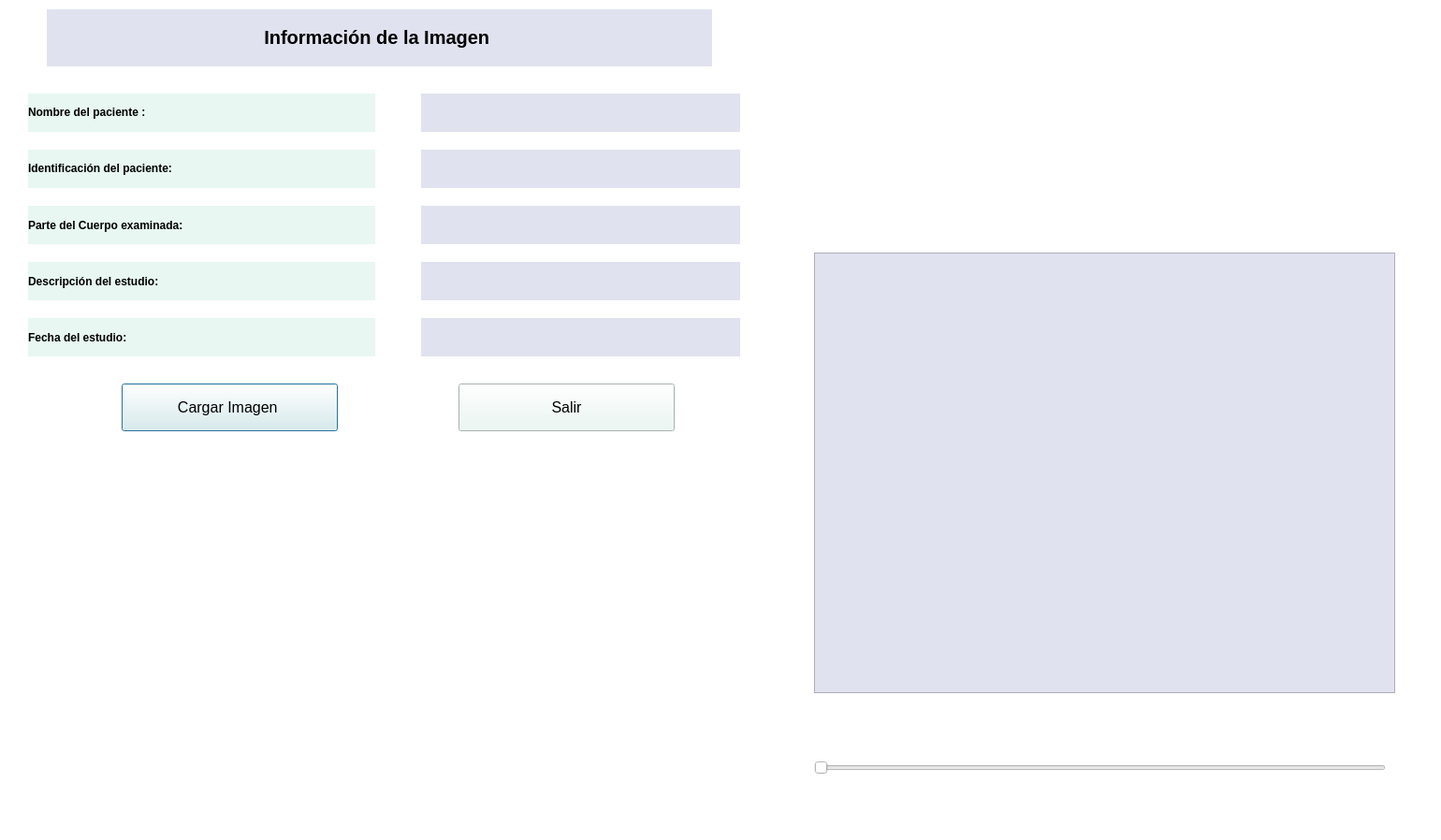
<?xml version="1.0" encoding="UTF-8"?>
<ui version="4.0">
 <class>Dialog</class>
 <widget class="QDialog" name="Dialog">
  <property name="geometry">
   <rect>
    <x>0</x>
    <y>0</y>
    <width>1540</width>
    <height>898</height>
   </rect>
  </property>
  <property name="windowTitle">
   <string>Dialog</string>
  </property>
  <property name="styleSheet">
   <string notr="true">background-color: rgb(255, 255, 255);</string>
  </property>
  <widget class="QLabel" name="label">
   <property name="geometry">
    <rect>
     <x>50</x>
     <y>10</y>
     <width>711</width>
     <height>61</height>
    </rect>
   </property>
   <property name="font">
    <font>
     <pointsize>15</pointsize>
     <bold>true</bold>
    </font>
   </property>
   <property name="styleSheet">
    <string notr="true">background-color: rgb(224, 226, 239);</string>
   </property>
   <property name="text">
    <string>&lt;html&gt;&lt;head/&gt;&lt;body&gt;&lt;p align=&quot;center&quot;&gt;Información de la Imagen &lt;/p&gt;&lt;/body&gt;&lt;/html&gt;</string>
   </property>
  </widget>
  <widget class="QLabel" name="label_3">
   <property name="geometry">
    <rect>
     <x>30</x>
     <y>100</y>
     <width>371</width>
     <height>41</height>
    </rect>
   </property>
   <property name="font">
    <font>
     <pointsize>9</pointsize>
     <bold>true</bold>
    </font>
   </property>
   <property name="styleSheet">
    <string notr="true">background-color: rgb(232, 247, 242);</string>
   </property>
   <property name="text">
    <string>&lt;html&gt;&lt;head/&gt;&lt;body&gt;&lt;p&gt;Nombre del paciente :&lt;/p&gt;&lt;/body&gt;&lt;/html&gt;</string>
   </property>
  </widget>
  <widget class="QLabel" name="label_4">
   <property name="geometry">
    <rect>
     <x>30</x>
     <y>160</y>
     <width>371</width>
     <height>41</height>
    </rect>
   </property>
   <property name="font">
    <font>
     <pointsize>9</pointsize>
     <bold>true</bold>
    </font>
   </property>
   <property name="styleSheet">
    <string notr="true">background-color: rgb(232, 247, 242);</string>
   </property>
   <property name="text">
    <string>&lt;html&gt;&lt;head/&gt;&lt;body&gt;&lt;p&gt;Identificación del paciente:&lt;/p&gt;&lt;/body&gt;&lt;/html&gt;</string>
   </property>
  </widget>
  <widget class="QLabel" name="label_5">
   <property name="geometry">
    <rect>
     <x>30</x>
     <y>220</y>
     <width>371</width>
     <height>41</height>
    </rect>
   </property>
   <property name="font">
    <font>
     <pointsize>9</pointsize>
     <bold>true</bold>
    </font>
   </property>
   <property name="styleSheet">
    <string notr="true">background-color: rgb(232, 247, 242);</string>
   </property>
   <property name="text">
    <string>Parte del Cuerpo examinada:</string>
   </property>
  </widget>
  <widget class="QLabel" name="label_6">
   <property name="geometry">
    <rect>
     <x>30</x>
     <y>280</y>
     <width>371</width>
     <height>41</height>
    </rect>
   </property>
   <property name="font">
    <font>
     <pointsize>9</pointsize>
     <bold>true</bold>
    </font>
   </property>
   <property name="styleSheet">
    <string notr="true">background-color: rgb(232, 247, 242);</string>
   </property>
   <property name="text">
    <string>Descripción del estudio:</string>
   </property>
  </widget>
  <widget class="QLabel" name="label_7">
   <property name="geometry">
    <rect>
     <x>30</x>
     <y>340</y>
     <width>371</width>
     <height>41</height>
    </rect>
   </property>
   <property name="font">
    <font>
     <pointsize>9</pointsize>
     <bold>true</bold>
    </font>
   </property>
   <property name="styleSheet">
    <string notr="true">background-color: rgb(232, 247, 242);</string>
   </property>
   <property name="text">
    <string>Fecha del estudio:</string>
   </property>
  </widget>
  <widget class="QLabel" name="nombre">
   <property name="geometry">
    <rect>
     <x>450</x>
     <y>100</y>
     <width>341</width>
     <height>41</height>
    </rect>
   </property>
   <property name="font">
    <font>
     <pointsize>10</pointsize>
    </font>
   </property>
   <property name="styleSheet">
    <string notr="true">background-color: rgb(224, 226, 239);</string>
   </property>
   <property name="text">
    <string/>
   </property>
  </widget>
  <widget class="QLabel" name="id">
   <property name="geometry">
    <rect>
     <x>450</x>
     <y>160</y>
     <width>341</width>
     <height>41</height>
    </rect>
   </property>
   <property name="font">
    <font>
     <pointsize>10</pointsize>
    </font>
   </property>
   <property name="styleSheet">
    <string notr="true">background-color: rgb(224, 226, 239);</string>
   </property>
   <property name="text">
    <string/>
   </property>
  </widget>
  <widget class="QLabel" name="fecha">
   <property name="geometry">
    <rect>
     <x>450</x>
     <y>340</y>
     <width>341</width>
     <height>41</height>
    </rect>
   </property>
   <property name="font">
    <font>
     <pointsize>10</pointsize>
    </font>
   </property>
   <property name="styleSheet">
    <string notr="true">background-color: rgb(224, 226, 239);</string>
   </property>
   <property name="text">
    <string/>
   </property>
  </widget>
  <widget class="QLabel" name="estudio">
   <property name="geometry">
    <rect>
     <x>450</x>
     <y>280</y>
     <width>341</width>
     <height>41</height>
    </rect>
   </property>
   <property name="font">
    <font>
     <pointsize>10</pointsize>
    </font>
   </property>
   <property name="styleSheet">
    <string notr="true">background-color: rgb(224, 226, 239);</string>
   </property>
   <property name="text">
    <string/>
   </property>
  </widget>
  <widget class="QLabel" name="partecuerpo">
   <property name="geometry">
    <rect>
     <x>450</x>
     <y>220</y>
     <width>341</width>
     <height>41</height>
    </rect>
   </property>
   <property name="font">
    <font>
     <pointsize>10</pointsize>
    </font>
   </property>
   <property name="styleSheet">
    <string notr="true">background-color: rgb(224, 226, 239);</string>
   </property>
   <property name="text">
    <string/>
   </property>
  </widget>
  <widget class="QPushButton" name="cargar">
   <property name="geometry">
    <rect>
     <x>130</x>
     <y>410</y>
     <width>231</width>
     <height>51</height>
    </rect>
   </property>
   <property name="font">
    <font>
     <pointsize>12</pointsize>
    </font>
   </property>
   <property name="styleSheet">
    <string notr="true">background-color: rgb(232, 247, 242);</string>
   </property>
   <property name="text">
    <string>Cargar Imagen </string>
   </property>
  </widget>
  <widget class="QPushButton" name="BotonSalir">
   <property name="geometry">
    <rect>
     <x>490</x>
     <y>410</y>
     <width>231</width>
     <height>51</height>
    </rect>
   </property>
   <property name="font">
    <font>
     <pointsize>12</pointsize>
    </font>
   </property>
   <property name="styleSheet">
    <string notr="true">background-color: rgb(232, 247, 242);</string>
   </property>
   <property name="text">
    <string>Salir</string>
   </property>
  </widget>
  <widget class="QLabel" name="label_13">
   <property name="geometry">
    <rect>
     <x>150</x>
     <y>530</y>
     <width>541</width>
     <height>361</height>
    </rect>
   </property>
   <property name="text">
    <string/>
   </property>
   <property name="pixmap">
    <pixmap>imagen2.png</pixmap>
   </property>
   <property name="scaledContents">
    <bool>true</bool>
   </property>
  </widget>
  <widget class="QFrame" name="frame">
   <property name="geometry">
    <rect>
     <x>870</x>
     <y>270</y>
     <width>621</width>
     <height>471</height>
    </rect>
   </property>
   <property name="styleSheet">
    <string notr="true">background-color: rgb(224, 226, 239);</string>
   </property>
   <property name="frameShape">
    <enum>QFrame::StyledPanel</enum>
   </property>
   <property name="frameShadow">
    <enum>QFrame::Raised</enum>
   </property>
   <widget class="QLabel" name="img">
    <property name="geometry">
     <rect>
      <x>30</x>
      <y>20</y>
      <width>561</width>
      <height>431</height>
     </rect>
    </property>
    <property name="text">
     <string/>
    </property>
   </widget>
  </widget>
  <widget class="QSlider" name="horizontalSlider">
   <property name="geometry">
    <rect>
     <x>870</x>
     <y>780</y>
     <width>611</width>
     <height>81</height>
    </rect>
   </property>
   <property name="orientation">
    <enum>Qt::Horizontal</enum>
   </property>
  </widget>
  <widget class="QLabel" name="label_2">
   <property name="geometry">
    <rect>
     <x>980</x>
     <y>0</y>
     <width>411</width>
     <height>251</height>
    </rect>
   </property>
   <property name="text">
    <string/>
   </property>
   <property name="pixmap">
    <pixmap>imagen3.png</pixmap>
   </property>
   <property name="scaledContents">
    <bool>true</bool>
   </property>
  </widget>
  <zorder>frame</zorder>
  <zorder>label</zorder>
  <zorder>label_3</zorder>
  <zorder>label_4</zorder>
  <zorder>label_5</zorder>
  <zorder>label_6</zorder>
  <zorder>label_7</zorder>
  <zorder>nombre</zorder>
  <zorder>id</zorder>
  <zorder>fecha</zorder>
  <zorder>estudio</zorder>
  <zorder>partecuerpo</zorder>
  <zorder>cargar</zorder>
  <zorder>BotonSalir</zorder>
  <zorder>label_13</zorder>
  <zorder>horizontalSlider</zorder>
  <zorder>label_2</zorder>
 </widget>
 <resources/>
 <connections/>
</ui>
